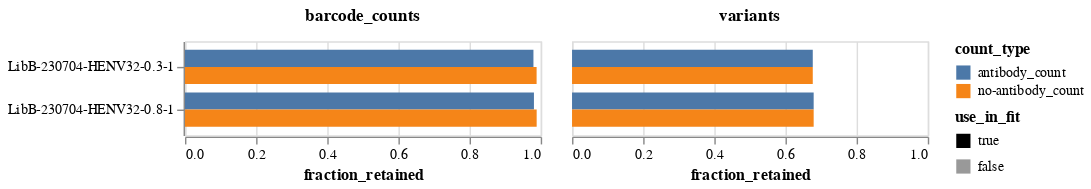

Notebook cell for this chart:
### Markdown cell above
Plot the fraction of all barcode counts and the fraction of all variants that are retained.
We typically retain a higher fraction of barcode counts than variants, since the barcode counts are asymmetrically distributed toward some variants, which are more likely to be retained.

### Code cell
frac_retained = (
    prob_escape.melt(
        id_vars=["sample", "concentration", "use_in_fit", "retain", "barcode"],
        value_vars=["antibody_count", "no-antibody_count"],
        var_name="count_type",
        value_name="count",
    )
    .assign(retained_count=lambda x: x["count"] * x["retain"].astype(int))
    .groupby(["sample", "concentration", "use_in_fit", "count_type"], as_index=False)
    .aggregate(
        counts=pd.NamedAgg("count", "sum"),
        retained_counts=pd.NamedAgg("retained_count", "sum"),
        variants=pd.NamedAgg("barcode", "count"),
        retained_variants=pd.NamedAgg("retain", "sum"),
    )
    .assign(
        barcode_counts=lambda x: x["retained_counts"] / x["counts"],
        variants=lambda x: x["retained_variants"] / x["variants"],
    )
    .melt(
        id_vars=["sample", "concentration", "use_in_fit", "count_type"],
        value_vars=["variants", "barcode_counts"],
        var_name="frac_type",
        value_name="fraction_retained",
    )
)

frac_retained_chart = (
    alt.Chart(frac_retained)
    .encode(
        y=alt.Y("sample", title=None, sort=alt.SortField("concentration")),
        x=alt.X("fraction_retained", scale=alt.Scale(domain=[0, 1])),
        yOffset="count_type",
        color="count_type",
        opacity=alt.Opacity(
            "use_in_fit",
            scale=alt.Scale(domain=[True, False], range=[1, 0.4]),
        ),
        column=alt.Column(
            "frac_type",
            title=None,
            header=alt.Header(labelFontWeight="bold", labelFontSize=12),
        ),
        tooltip=[
            alt.Tooltip(c, format=".3f") if c == "fraction_retained" else c
            for c in frac_retained.columns
        ],
    )
    .mark_bar()
    .properties(height=alt.Step(12), width=250)
)

frac_retained_chart

### Figure 1 — Vega-Lite specification as saved in the notebook (floating-point values rounded to 4 significant figures)
{"config": {"view": {"continuousWidth": 300, "continuousHeight": 300}}, "data": {"name": "data-a6614fb8ef3ba019a2296217f15b4f9b"}, "mark": {"type": "bar"}, "encoding": {"color": {"field": "count_type", "type": "nominal"}, "column": {"field": "frac_type", "header": {"labelFontSize": 12, "labelFontWeight": "bold"}, "title": null, "type": "nominal"}, "opacity": {"field": "use_in_fit", "scale": {"domain": [true, false], "range": [1, 0.4]}, "type": "nominal"}, "tooltip": [{"field": "sample", "type": "nominal"}, {"field": "concentration", "type": "quantitative"}, {"field": "use_in_fit", "type": "nominal"}, {"field": "count_type", "type": "nominal"}, {"field": "frac_type", "type": "nominal"}, {"field": "fraction_retained", "format": ".3f", "type": "quantitative"}], "x": {"field": "fraction_retained", "scale": {"domain": [0, 1]}, "type": "quantitative"}, "y": {"field": "sample", "sort": {"field": "concentration"}, "title": null, "type": "nominal"}, "yOffset": {"field": "count_type", "type": "nominal"}}, "height": {"step": 12}, "width": 250, "$schema": "https://vega.github.io/schema/vega-lite/v5.8.0.json", "datasets": {"data-a6614fb8ef3ba019a2296217f15b4f9b": [{"sample": "LibB-230704-HENV32-0.3-1", "concentration": 0.3, "use_in_fit": true, "count_type": "antibody_count", "frac_type": "variants", "fraction_retained": 0.6767}, {"sample": "LibB-230704-HENV32-0.3-1", "concentration": 0.3, "use_in_fit": true, "count_type": "no-antibody_count", "frac_type": "variants", "fraction_retained": 0.6767}, {"sample": "LibB-230704-HENV32-0.8-1", "concentration": 0.8, "use_in_fit": true, "count_type": "antibody_count", "frac_type": "variants", "fraction_retained": 0.6792}, {"sample": "LibB-230704-HENV32-0.8-1", "concentration": 0.8, "use_in_fit": true, "count_type": "no-antibody_count", "frac_type": "variants", "fraction_retained": 0.6792}, {"sample": "LibB-230704-HENV32-0.3-1", "concentration": 0.3, "use_in_fit": true, "count_type": "antibody_count", "frac_type": "barcode_counts", "fraction_retained": 0.9795}, {"sample": "LibB-230704-HENV32-0.3-1", "concentration": 0.3, "use_in_fit": true, "count_type": "no-antibody_count", "frac_type": "barcode_counts", "fraction_retained": 0.9884}, {"sample": "LibB-230704-HENV32-0.8-1", "concentration": 0.8, "use_in_fit": true, "count_type": "antibody_count", "frac_type": "barcode_counts", "fraction_retained": 0.9809}, {"sample": "LibB-230704-HENV32-0.8-1", "concentration": 0.8, "use_in_fit": true, "count_type": "no-antibody_count", "frac_type": "barcode_counts", "fraction_retained": 0.9885}]}}
